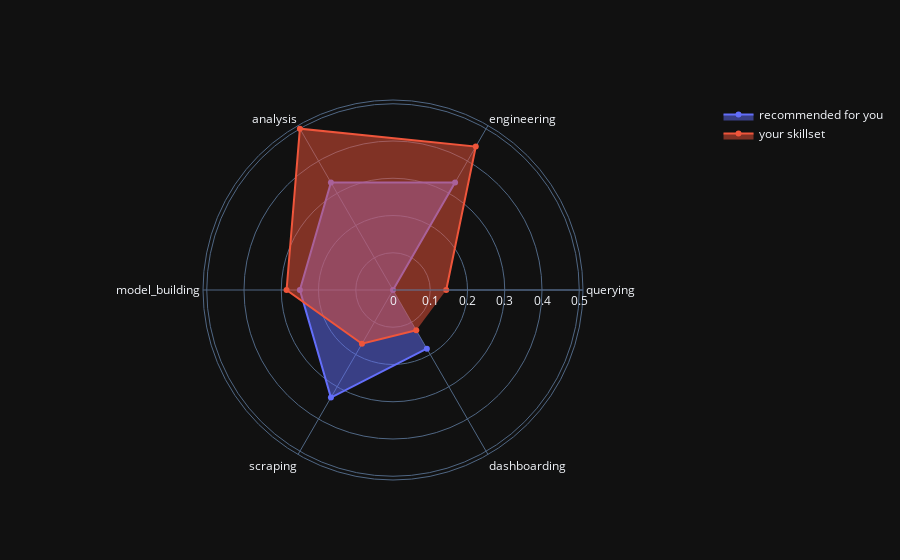

The notebook cell this image was saved under:
### Markdown cell above
executing the "get input" and "display output" at the same time

### Code cell
X_new = get_answer(opt)
pred_new = kmeans.predict(X_new).tolist()
X_new["category"] = pred_new
X_new["job_title"] = ["your preferences"]

selection = X[X["category"] == pred_new[0]]
recommendation = getrandom(selection)
recommendation = pd.DataFrame(recommendation).T

# https://www.geeksforgeeks.org/star-charts-in-python/
plt_vars = ["querying","engineering","analysis","model_building","scraping","dashboarding"]
print("Recommended for you:",recommendation.loc[(recommendation.loc[:,plt_vars].index.values.tolist()[0]),"job_title"])
fig = go.Figure()
fig.add_trace(go.Scatterpolar(r = pd.Series(recommendation.loc[(recommendation.loc[:,plt_vars].index.values.tolist()[0]), plt_vars].values),
                theta = plt_vars, fill = "toself", name = "recommended for you"))
fig.add_trace(go.Scatterpolar(r = pd.Series(X_new.loc[0, plt_vars].values),
                theta = plt_vars, fill = "toself", name = "your skillset"))

fig.update_layout(polar=dict(radialaxis=dict(visible=True)),template="plotly_dark",showlegend=True)
fig.show()

barwidth= 0.4
bars1 = recommendation.iloc[0,0:6].values.tolist()
bars2 = X_new.iloc[0,0:6].values.tolist()
r1 = np.arange(len(bars1))
r2 = [x + barwidth for x in r1]
plt.bar(r1,bars1,color = "blue", width=barwidth,edgecolor="white",label="recommended for you", alpha=.5)
plt.bar(r2,bars2,color = "red", width=barwidth, edgecolor="white", label="your preferences", alpha=.5)
plt.xticks([r+barwidth for r in range(len(bars1))],recommendation.columns.tolist()[0:6], rotation = 90)
plt.legend(bbox_to_anchor=(1.02,1), loc = "upper left", borderaxespad=0)
plt.show()

### Figure 1 — Plotly figure (JSON) as saved in the notebook; plotly's stock layout.template omitted (floating-point values rounded to 4 significant figures)
{"data": [{"fill": "toself", "name": "recommended for you", "r": [0, 0.3333, 0.3333, 0.25, 0.3333, 0.1818], "theta": ["querying", "engineering", "analysis", "model_building", "scraping", "dashboarding"], "type": "scatterpolar"}, {"fill": "toself", "name": "your skillset", "r": [0.1429, 0.4444, 0.5, 0.2857, 0.1667, 0.125], "theta": ["querying", "engineering", "analysis", "model_building", "scraping", "dashboarding"], "type": "scatterpolar"}], "layout": {"polar": {"radialaxis": {"visible": true}}, "showlegend": true}}
